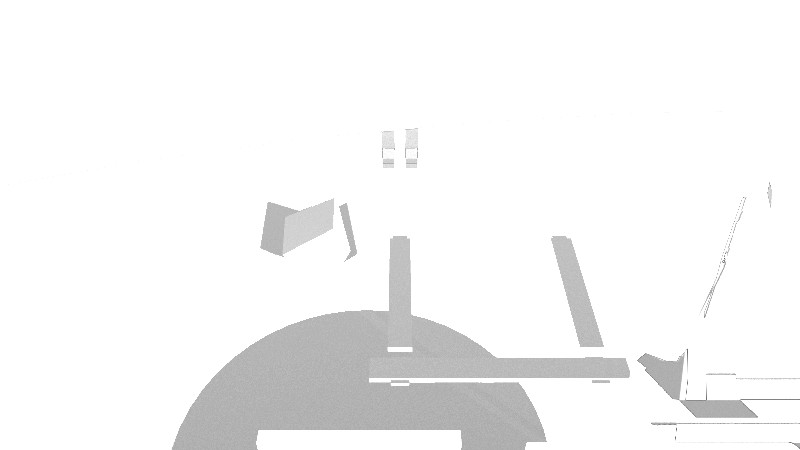
#> input picture Tools/citizens/build/locked-pose-difference.jpg, 800 x 450 px; its folder holds only this picture in this run
$ python -i sprite_key.py   (imports and definitions only)
#> lines starting #> are read from the running program, lines starting #| are printed output that depends on the picture; after the words box and inside, x2 and y2 are one past the last pixel; in counts of white or black regions, pixels touching at a corner belong together
"""Key Codex navy plates to RGBA for AoE2-style sprite sheets."""

from __future__ import annotations

from pathlib import Path

import numpy as np
from PIL import Image
from scipy import ndimage


def _background_field(image: np.ndarray, corner_size: int = 16) -> np.ndarray:
    height, width, _ = image.shape
    size = max(4, min(corner_size, height // 8, width // 8))
    patches = [
        (slice(0, size), slice(0, size)),
        (slice(0, size), slice(width - size, width)),
        (slice(height - size, height), slice(0, size)),
        (slice(height - size, height), slice(width - size, width)),
    ]
    rows, values = [], []
    for ys, xs in patches:
        yy, xx = np.mgrid[ys, xs]
        xx = (xx / max(width - 1, 1)).reshape(-1)
        yy = (yy / max(height - 1, 1)).reshape(-1)
        rows.append(np.column_stack((np.ones_like(xx), xx, yy, xx * yy)))
        values.append(image[ys, xs].reshape(-1, 3))
    design = np.concatenate(rows, axis=0)
    samples = np.concatenate(values, axis=0)
    coefficients, *_ = np.linalg.lstsq(design, samples, rcond=None)
    grid_y, grid_x = np.mgrid[0:height, 0:width]
    design_grid = np.stack(
        (
            np.ones_like(grid_x, dtype=np.float32),
            grid_x / max(width - 1, 1),
            grid_y / max(height - 1, 1),
            (grid_x * grid_y) / max((width - 1) * (height - 1), 1),
        ),
        axis=-1,
    )
    return np.clip(design_grid @ coefficients, 0.0, 1.0).astype(np.float32)


def foreground_mask(image: np.ndarray) -> np.ndarray:
    """Separate painted citizen from graded Codex navy plate."""
    background = _background_field(image)
    distance = np.linalg.norm(image - background, axis=2)
    raw = distance > 0.075
    raw[:8] = False
    raw[-8:] = False
    mask = ndimage.binary_closing(raw, structure=np.ones((7, 7), dtype=bool), iterations=1)
    mask = ndimage.binary_opening(mask, structure=np.ones((3, 3), dtype=bool), iterations=1)
    labels, count = ndimage.label(mask)
    if count == 0:
        return mask
    objects = ndimage.find_objects(labels)
    areas = np.bincount(labels.ravel())
    largest = int(np.argmax(areas[1:]) + 1)
    main_slice = objects[largest - 1]
    if main_slice is None:
        return mask
    main_y, main_x = main_slice
    y0, y1 = main_y.start, main_y.stop
    x0, x1 = main_x.start, main_x.stop
    selected = np.zeros_like(mask)
    for label, slc in enumerate(objects, start=1):
        if slc is None or label == 0:
            continue
        ys, xs = slc
        area = int(areas[label])
        width = xs.stop - xs.start
        height = ys.stop - ys.start
        if width > image.shape[1] * 0.65 and height < image.shape[0] * 0.055:
            continue
        near_main = (
            xs.stop >= x0 - 80
            and xs.start <= x1 + 80
            and ys.stop >= y0 - 80
            and ys.start <= y1 + 80
        )
        if label == largest or (area >= image.shape[0] * image.shape[1] * 0.00025 and near_main):
            selected[labels == label] = True
    return ndimage.binary_dilation(selected, structure=np.ones((3, 3), dtype=bool))


def key_codex_plate_to_rgba(path: str | Path, *, distance_threshold: float = 0.075) -> None:
    """Replace navy plate pixels with transparency; writes RGBA PNG in place."""
#> called with path = 'build/locked-pose-difference.jpg', distance_threshold = 0.075
    path = Path(path)
    img = Image.open(path)
#> img is the input picture: PIL image 800x450 RGB; min 95, max 255, mean 245.3
    had_alpha = img.mode in ("RGBA", "LA") and img.getextrema()[-1][0] < 255
#> had_alpha = False
    arr = np.asarray(img.convert("RGBA"), dtype=np.float32) / 255.0
    rgb = arr[..., :3]
    existing_alpha = arr[..., 3]
#> existing_alpha: shape (450, 800) float32; every value is 1

    background = _background_field(rgb)
#> after the loop in _background_field, `for ys, xs in patches:`: rows = 4 items
#> in _background_field, `design = np.concatenate(rows, axis=0)`: design = 1024 rows, first 6: [1, 0, 0, 0], [1, 0.00125, 0, 0], [1, 0.0025, 0, 0], [1, 0.00375, 0, 0], [1, 0.00501, 0, 0], [1, 0.00626, 0, 0]
#> in _background_field, `samples = np.concatenate(values, axis=0)`: samples = 1024 rows, first 8: [1, 1, 1], [1, 1, 1], [1, 1, 1], [1, 1, 1], [1, 1, 1], [1, 1, 1], [1, 1, 1], [1, 1, 1]
#> in _background_field, `coefficients, *_ = np.linalg.lstsq(design, samples, rcond=None)`: coefficients = [[1, 1, 1], [0.00108, 0.00108, 0.00108], [0.000669, 0.000669, 0.000669], [-0.0481, -0.0481, -0.0481]]
#> in _background_field, `grid_y, grid_x = np.mgrid[0:height, 0:width]`:
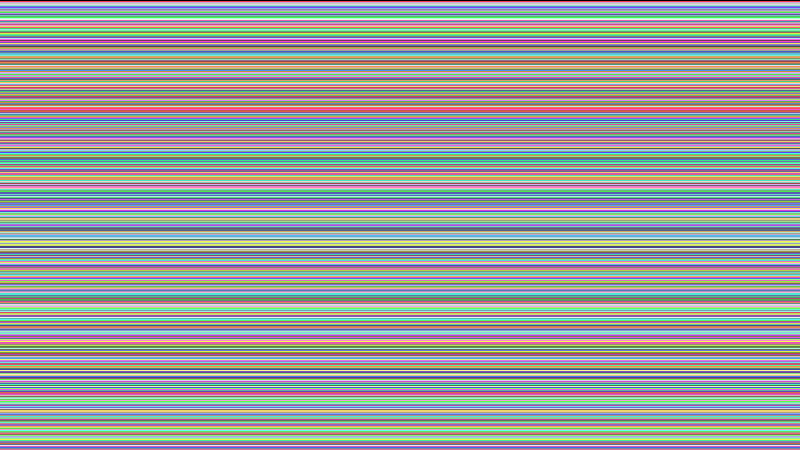
#> grid_y: shape (450, 800) int64; 450 distinct labels, from 0 to 449; one colour per label, 0 black
#> in _background_field, `grid_y, grid_x = np.mgrid[0:height, 0:width]`:
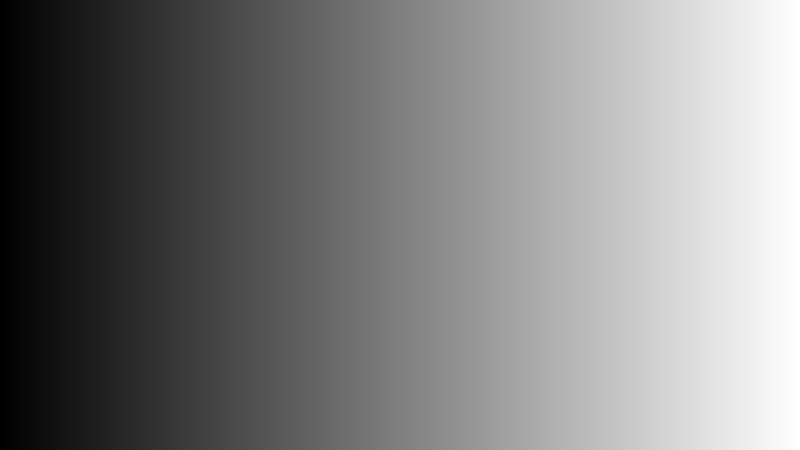
#> grid_x: shape (450, 800) int64; min 0, max 799, mean 399.5; drawn with min black and max white
#> in _background_field, `design_grid = np.stack( ( np.ones_like(grid_x, dtype=np.float32), grid..`:
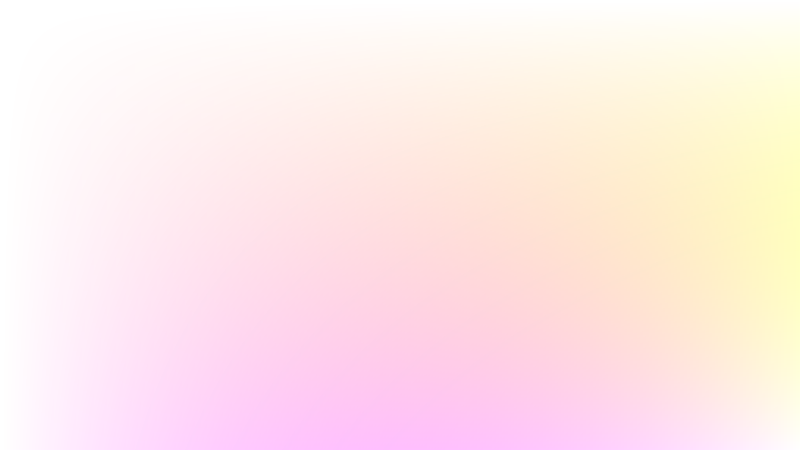
#> design_grid: shape (450, 800, 4) float64; mean of channels 0, 1, 2, 3 1, 0.5, 0.5, 0.25; transparent parts drawn white
    distance = np.linalg.norm(rgb - background, axis=2)
    mask = foreground_mask(rgb) if distance_threshold == 0.075 else distance > distance_threshold
#> in foreground_mask, `raw = distance > 0.075`: raw: shape (450, 800) bool; 13.5% white; 49 white regions (32 under 20 px), largest, box (x1, y1, x2, y2) and area: (172, 236, 630, 450) 38328, (260, 198, 334, 257) 2759, (551, 236, 604, 347) 2425
#> in foreground_mask, `raw[-8:] = False`:
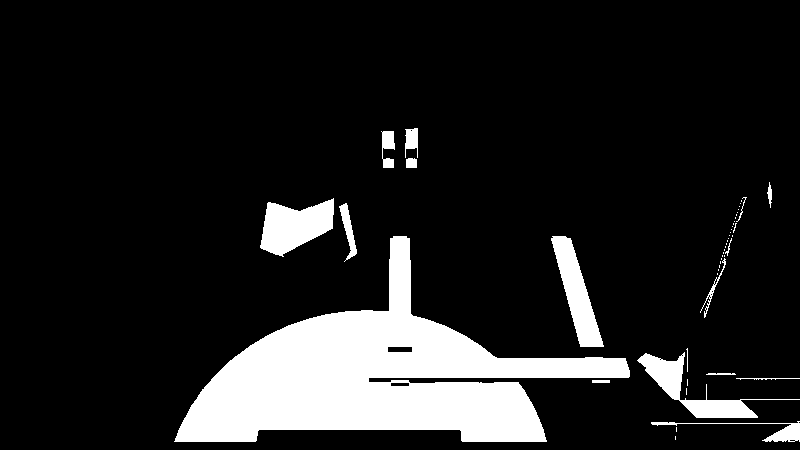
#> raw: shape (450, 800) bool; 13.1% white; 49 white regions (32 under 20 px), largest, box (x1, y1, x2, y2) and area: (174, 236, 630, 442) 37143, (260, 198, 334, 257) 2759, (551, 236, 604, 347) 2425
#> in foreground_mask, `mask = ndimage.binary_closing(raw, structure=np.ones((7, 7), dtype=boo..`: mask: shape (450, 800) bool; 13.5% white; 11 white regions (1 under 20 px), largest, box (x1, y1, x2, y2) and area: (174, 236, 630, 442) 38015, (637, 348, 797, 442) 3590, (260, 198, 357, 262) 3202
#> in foreground_mask, `mask = ndimage.binary_opening(mask, structure=np.ones((3, 3), dtype=bo..`: mask: shape (450, 800) bool; 13.4% white; 12 white regions, largest, box (x1, y1, x2, y2) and area: (175, 236, 630, 442) 38012, (260, 199, 357, 259) 3192, (638, 352, 758, 424) 2953
#> in foreground_mask, `labels, count = ndimage.label(mask)`:
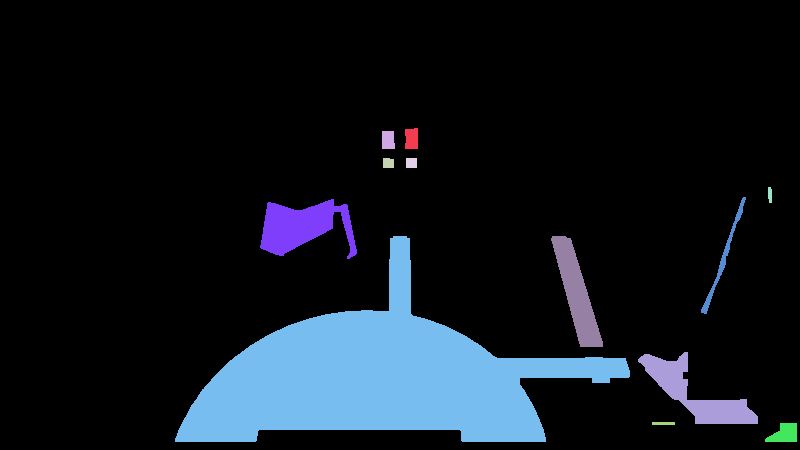
#> labels: shape (450, 800) int32; 13 distinct labels, from 0 to 12; one colour per label, 0 black
#> in foreground_mask, `labels, count = ndimage.label(mask)`: count = 12
#> in foreground_mask, `objects = ndimage.find_objects(labels)`: objects = 12 items
#> in foreground_mask, `areas = np.bincount(labels.ravel())`: areas = [311622, 257, 222, 106, 110, 58, 541, 3192, 38012, 2424, 2953, 69, 434]
#> in foreground_mask, `largest = int(np.argmax(areas[1:]) + 1)`: largest = 8
#> in foreground_mask, `y0, y1 = main_y.start, main_y.stop`: y0 = 236; y1 = 442
#> in foreground_mask, `x0, x1 = main_x.start, main_x.stop`: x0 = 175; x1 = 630
#> in foreground_mask, `selected = np.zeros_like(mask)`: selected: shape (450, 800) bool; every value is 0
#> the loop in foreground_mask, `for label, slc in enumerate(objects, start=1):` made 12 passes
#> (area, width, height, near_main) on passes 1 to 12: (257, 13, 21, False), (222, 13, 18, False), (106, 11, 10, True), (110, 11, 10, True), (58, 4, 16, False), (541, 45, 117, True), (3192, 97, 60, True), (38012, 455, 206, True), (2424, 52, 111, True), (2953, 120, 72, True), (69, 23, 3, True), (434, 32, 19, False)
#> after the loop in foreground_mask, `for label, slc in enumerate(objects, start=1):`:
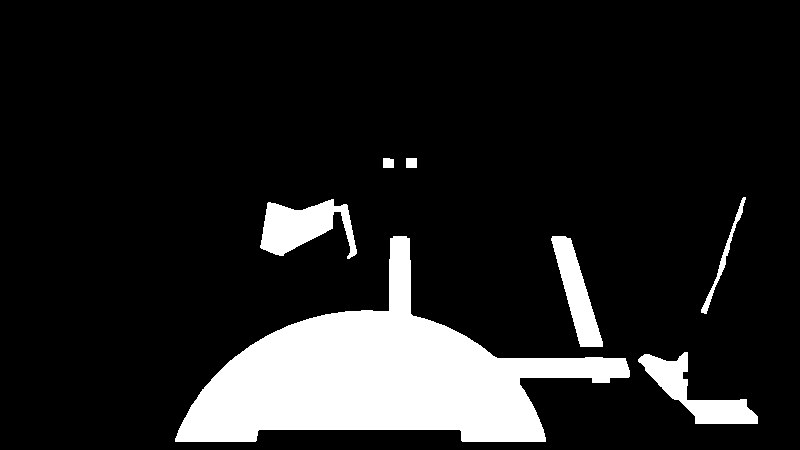
#> selected: shape (450, 800) bool; 13.1% white; 7 white regions, largest, box (x1, y1, x2, y2) and area: (175, 236, 630, 442) 38012, (260, 199, 357, 259) 3192, (638, 352, 758, 424) 2953
#> in foreground_mask, `return ndimage.binary_dilation(selected, structure=np.ones((3, 3), dty..`: returned value: shape (450, 800) bool; 14% white; 7 white regions, largest, box (x1, y1, x2, y2) and area: (174, 235, 631, 443) 39428, (259, 198, 358, 260) 3624, (637, 351, 759, 425) 3369
    if distance_threshold != 0.075:
        mask = ndimage.binary_closing(mask, structure=np.ones((5, 5), dtype=bool))

    # Hard-key corner navy / near-black plate (Codex + Blender fringe).
    corners = np.stack([rgb[0, 0], rgb[0, -1], rgb[-1, 0], rgb[-1, -1]])
#> corners = [[1, 1, 1], [1, 1, 1], [1, 1, 1], [0.992, 0.992, 0.992]]
    plate_rgb = np.median(corners, axis=0)
#> plate_rgb = [1, 1, 1]
    plate_dist = np.linalg.norm(rgb - plate_rgb, axis=2)
    mask &= plate_dist > 0.055
#> mask: shape (450, 800) bool; 12.8% white; 40 white regions (27 under 20 px), largest, box (x1, y1, x2, y2) and area: (174, 236, 630, 443) 37325, (260, 198, 335, 257) 2770, (550, 236, 604, 347) 2439
    mask &= rgb.max(axis=2) > 0.10

    # Codex graded navy plate — blue-dominant dark pixels.
    navy = (
        (rgb[..., 2] > rgb[..., 0] + 0.03)
        & (rgb[..., 2] > rgb[..., 1] + 0.02)
        & (rgb.max(axis=2) < 0.22)
    )
    mask &= ~navy

    # Respect alpha from transparent-film Blender bakes.
    if had_alpha:
        mask &= existing_alpha > 0.05

    rgba = np.zeros((*rgb.shape[:2], 4), dtype=np.uint8)
#> rgba: shape (450, 800, 4); every value is 0
    rgba[..., :3] = (np.clip(rgb, 0.0, 1.0) * 255.0).astype(np.uint8)
    rgba[..., 3] = np.where(mask, 255, 0).astype(np.uint8)

    # Feather cutout edge.
    alpha = rgba[..., 3].astype(np.float32) / 255.0
    edge = ndimage.gaussian_filter(alpha, sigma=0.55)
    rgba[..., 3] = np.where(mask, np.clip(edge * 255.0, 0, 255).astype(np.uint8), 0)
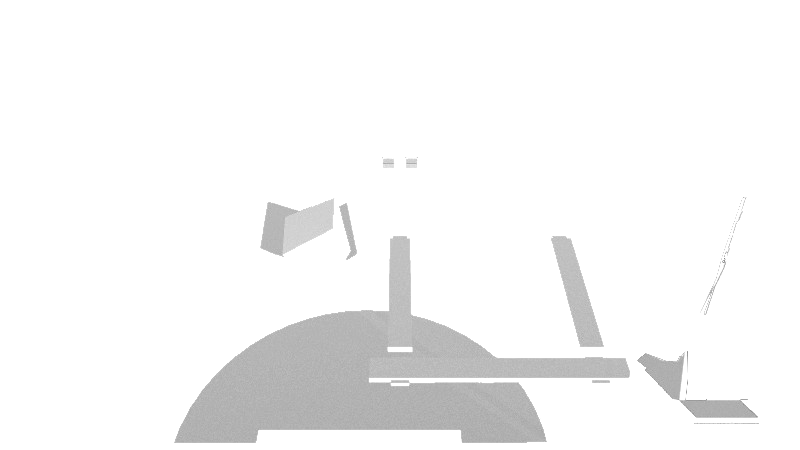
#> rgba: shape (450, 800, 4); mean R, G, B, A 245.3, 245.3, 245.3, 32.2; transparent parts drawn white

    path.parent.mkdir(parents=True, exist_ok=True)
    Image.fromarray(rgba, "RGBA").save(path, "PNG")


def key_tree(root: str | Path) -> int:
    """Key every PNG under root; returns count processed."""
    count = 0
    for path in sorted(Path(root).rglob("*.png")):
        key_codex_plate_to_rgba(path)
        count += 1
    return count

>>> result = key_codex_plate_to_rgba('build/locked-pose-difference.jpg')
